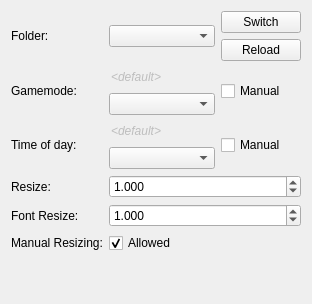
       <widget class="QWidget" name="tab_6">
        <attribute name="title">
         <string>Theme</string>
        </attribute>
        <layout class="QVBoxLayout" name="verticalLayout_9">
         <item>
          <layout class="QGridLayout" name="gridLayout_4">
           <item row="4" column="0" rowspan="2">
            <widget class="QLabel" name="timeofday_label">
             <property name="sizePolicy">
              <sizepolicy hsizetype="Maximum" vsizetype="Preferred">
               <horstretch>0</horstretch>
               <verstretch>0</verstretch>
              </sizepolicy>
             </property>
             <property name="text">
              <string>Time of day:</string>
             </property>
            </widget>
           </item>
           <item row="8" column="0">
            <widget class="QLabel" name="manual_resize_label">
             <property name="text">
              <string>Manual Resizing:</string>
             </property>
            </widget>
           </item>
           <item row="1" column="0">
            <widget class="QLabel" name="theme_label">
             <property name="sizePolicy">
              <sizepolicy hsizetype="Maximum" vsizetype="Preferred">
               <horstretch>0</horstretch>
               <verstretch>0</verstretch>
              </sizepolicy>
             </property>
             <property name="text">
              <string>Folder:</string>
             </property>
            </widget>
           </item>
           <item row="2" column="1" rowspan="2" colspan="2">
            <layout class="QVBoxLayout" name="verticalLayout_4">
             <item>
              <widget class="QLineEdit" name="gamemode">
               <property name="enabled">
                <bool>false</bool>
               </property>
               <property name="font">
                <font>
                 <italic>true</italic>
                </font>
               </property>
               <property name="toolTip">
                <string>&lt;html&gt;&lt;head/&gt;&lt;body&gt;&lt;p&gt;The &lt;span style=&quot; font-weight:600; color:#0000ff;&quot;&gt;currently active&lt;/span&gt; gamemode.&lt;/p&gt;&lt;/body&gt;&lt;/html&gt;</string>
               </property>
               <property name="text">
                <string>&lt;default&gt;</string>
               </property>
               <property name="frame">
                <bool>false</bool>
               </property>
               <property name="readOnly">
                <bool>true</bool>
               </property>
              </widget>
             </item>
             <item>
              <widget class="QComboBox" name="manual_gamemode">
               <property name="enabled">
                <bool>true</bool>
               </property>
               <property name="toolTip">
                <string>&lt;html&gt;&lt;head/&gt;&lt;body&gt;&lt;p&gt;The &lt;span style=&quot; font-weight:600; color:#0000ff;&quot;&gt;current manually selected&lt;/span&gt; gamemode.&lt;/p&gt;&lt;/body&gt;&lt;/html&gt;</string>
               </property>
              </widget>
             </item>
            </layout>
           </item>
           <item row="4" column="3" rowspan="2">
            <widget class="QCheckBox" name="manual_timeofday_selection">
             <property name="sizePolicy">
              <sizepolicy hsizetype="Maximum" vsizetype="Fixed">
               <horstretch>0</horstretch>
               <verstretch>0</verstretch>
              </sizepolicy>
             </property>
             <property name="text">
              <string>Manual</string>
             </property>
             <property name="checked">
              <bool>false</bool>
             </property>
            </widget>
           </item>
           <item row="1" column="1" colspan="2">
            <widget class="QComboBox" name="theme"/>
           </item>
           <item row="7" column="0">
            <widget class="QLabel" name="font_resize_label">
             <property name="text">
              <string>Font Resize:</string>
             </property>
            </widget>
           </item>
           <item row="1" column="3">
            <layout class="QVBoxLayout" name="verticalLayout_7">
             <item>
              <widget class="QPushButton" name="switch_theme">
               <property name="sizePolicy">
                <sizepolicy hsizetype="Maximum" vsizetype="Fixed">
                 <horstretch>0</horstretch>
                 <verstretch>0</verstretch>
                </sizepolicy>
               </property>
               <property name="text">
                <string>Switch</string>
               </property>
              </widget>
             </item>
             <item>
              <widget class="QPushButton" name="reload_theme">
               <property name="sizePolicy">
                <sizepolicy hsizetype="Maximum" vsizetype="Fixed">
                 <horstretch>0</horstretch>
                 <verstretch>0</verstretch>
                </sizepolicy>
               </property>
               <property name="text">
                <string>Reload</string>
               </property>
              </widget>
             </item>
            </layout>
           </item>
           <item row="2" column="3" rowspan="2">
            <widget class="QCheckBox" name="manual_gamemode_selection">
             <property name="sizePolicy">
              <sizepolicy hsizetype="Maximum" vsizetype="Fixed">
               <horstretch>0</horstretch>
               <verstretch>0</verstretch>
              </sizepolicy>
             </property>
             <property name="toolTip">
              <string>&lt;html&gt;&lt;head/&gt;&lt;body&gt;&lt;p&gt;Allows you to manually switch to a gamemode interface.&lt;/p&gt;&lt;/body&gt;&lt;/html&gt;</string>
             </property>
             <property name="text">
              <string>Manual</string>
             </property>
            </widget>
           </item>
           <item row="4" column="1" rowspan="2" colspan="2">
            <layout class="QVBoxLayout" name="verticalLayout_5">
             <item>
              <widget class="QLineEdit" name="timeofday">
               <property name="enabled">
                <bool>false</bool>
               </property>
               <property name="font">
                <font>
                 <italic>true</italic>
                </font>
               </property>
               <property name="toolTip">
                <string>&lt;html&gt;&lt;head/&gt;&lt;body&gt;&lt;p&gt;The &lt;span style=&quot; font-weight:600; color:#0000ff;&quot;&gt;currently active&lt;/span&gt; time of day.&lt;/p&gt;&lt;/body&gt;&lt;/html&gt;</string>
               </property>
               <property name="text">
                <string>&lt;default&gt;</string>
               </property>
               <property name="frame">
                <bool>false</bool>
               </property>
               <property name="readOnly">
                <bool>true</bool>
               </property>
              </widget>
             </item>
             <item>
              <widget class="QComboBox" name="manual_timeofday">
               <property name="toolTip">
                <string>&lt;html&gt;&lt;head/&gt;&lt;body&gt;&lt;p&gt;The &lt;span style=&quot; font-weight:600; color:#0000ff;&quot;&gt;current manually selected&lt;/span&gt; time of day.&lt;/p&gt;&lt;/body&gt;&lt;/html&gt;</string>
               </property>
              </widget>
             </item>
            </layout>
           </item>
           <item row="2" column="0" rowspan="2">
            <widget class="QLabel" name="gamemode_label">
             <property name="sizePolicy">
              <sizepolicy hsizetype="Maximum" vsizetype="Preferred">
               <horstretch>0</horstretch>
               <verstretch>0</verstretch>
              </sizepolicy>
             </property>
             <property name="text">
              <string>Gamemode:</string>
             </property>
            </widget>
           </item>
           <item row="8" column="1" colspan="3">
            <widget class="QCheckBox" name="manual_resize">
             <property name="text">
              <string>Allowed</string>
             </property>
             <property name="checked">
              <bool>true</bool>
             </property>
            </widget>
           </item>
           <item row="6" column="0">
            <widget class="QLabel" name="label_resize">
             <property name="text">
              <string>Resize:</string>
             </property>
            </widget>
           </item>
           <item row="6" column="1" colspan="3">
            <widget class="QDoubleSpinBox" name="themeResizeSpinbox">
             <property name="decimals">
              <number>3</number>
             </property>
             <property name="minimum">
              <double>0.200000000000000</double>
             </property>
             <property name="maximum">
              <double>4.000000000000000</double>
             </property>
             <property name="singleStep">
              <double>0.100000000000000</double>
             </property>
             <property name="value">
              <double>1.000000000000000</double>
             </property>
            </widget>
           </item>
           <item row="7" column="1" colspan="3">
            <widget class="QDoubleSpinBox" name="font_resize">
             <property name="decimals">
              <number>3</number>
             </property>
             <property name="minimum">
              <double>0.200000000000000</double>
             </property>
             <property name="maximum">
              <double>4.000000000000000</double>
             </property>
             <property name="singleStep">
              <double>0.100000000000000</double>
             </property>
             <property name="value">
              <double>1.000000000000000</double>
             </property>
            </widget>
           </item>
          </layout>
         </item>
         <item>
          <spacer name="verticalSpacer_4">
           <property name="orientation">
            <enum>Qt::Orientation::Vertical</enum>
           </property>
           <property name="sizeHint" stdset="0">
            <size>
             <width>20</width>
             <height>40</height>
            </size>
           </property>
          </spacer>
         </item>
        </layout>
       </widget>
